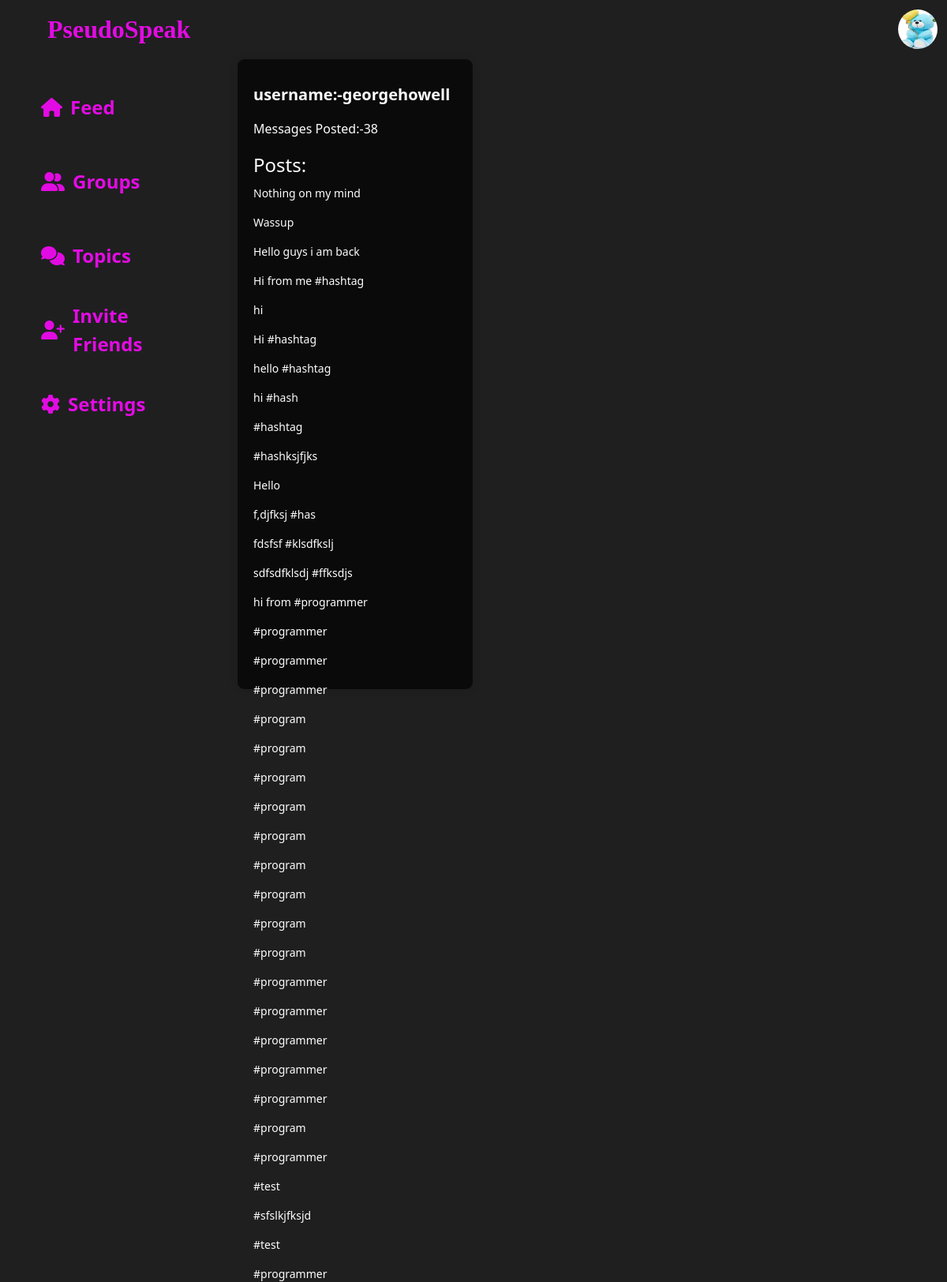
Page /dashboard/ (signed in) on the committed database.
### main/models.py (models this page shows, shortened)
class Profile(models.Model):
    user=models.OneToOneField(User,null=True,on_delete=models.CASCADE)
    profile_img=models.ImageField(null=True,blank=True,upload_to='images/')

class TrendingMessage(models.Model):
    user=models.ForeignKey(User,null=True,on_delete=models.CASCADE)
    content=models.TextField()
    hashtags=models.ManyToManyField('Hashtag')
    date_added = models.DateTimeField(auto_now_add=True,null=True)
    parent_message = models.ForeignKey('self', null=True, blank=True, on_delete=models.CASCADE, related_name='replies')
    class Meta:
        ordering = ('-date_added',)

### main/views.py (the view)
# urls.py: path("dashboard/",views.dashboard,name="dashboard"),
def dashboard(request):
    user=request.user
    trendingmessages=TrendingMessage.objects.filter(user=user,parent_message=None).order_by("date_added")
    trendingmessagescount=len(trendingmessages)
    return render(request,'main/dashboard.html',{'trendingmessagescount':trendingmessagescount,'trendingmessages':trendingmessages})

### main/templates/main/dashboard.html (shortened to what this page needs)
{% load static %}
<!DOCTYPE html>
<html lang="en">
<head>
  <link href="https://cdn.jsdelivr.net/npm/bootstrap@5.3.1/dist/css/bootstrap.min.css" rel="stylesheet"
>
  <link rel="stylesheet" href="{% static 'main/css/index.css' %}">
</head>
<body>
<nav class="navbar navbar-expand-lg bg-body-tertiary">
  <div class="container-fluid">
    <a class="navbar-brand ms-5 nav-logo" href="#">PseudoSpeak</a>
    <div class="collapse navbar-collapse" id="navbarSupportedContent">
      {% if user.is_authenticated %}
        <img id="profile_img_navbar" src="{{ user.profile.profile_img.url}}" alt="" style="width: 50px;height: 50px;border-radius: 50%;">
      {% else %}
        <button class="btn signbtn me-4" type="submit">Sign in</button>
      {% endif %}
    </div>
  </div>
</nav>
<div class="container-fluid">
  <div class="row content-1">
    <div class="col-3 content-1a">
      <ul>
        <li class="active"><i class="fa-solid fa-house"></i>Feed</li>
        <li><i class="fa-solid fa-user-group"></i><a href="{% url 'rooms' %}">Groups</a></li>
        <li><i class="fa-solid fa-comments"></i>Topics</li>
        <li><i class="fa-solid fa-user-plus"></i>Invite Friends</li>
        <li><i class="fa-solid fa-gear"></i>Settings</li>
      </ul>
    </div>
    <div class="col-3 content-1b">
      <p>username:-{{user.username}}</p>
      <p>Messages Posted:-{{trendingmessagescount}}</p>
      <h3>Posts:</h3>
      {% for message in trendingmessages %}
      <p>{{message.content}}</p>
      {% endfor %}
    </div>
</div>
</body>
</html>

### main/static/main/css/index.css (style rules this page uses)
body { background: #1f1f20; color: white; overflow: hidden; }
.nav-logo { color: rgba(233, 11, 233, 0.973); font-size: xx-large; font-weight: bolder; font-family: serif; }
.navbar.bg-body-tertiary { background-color: transparent !important; color: white; }
.content-1 { height: 90vh; }
.content-1b { border: 1px solid #1f1f20; height: 100vh; }
.content-1a { border: 2px solid #1f1f20; height: 90vh; }
.content-1a ul li { list-style: none; margin: 30px 18px; font-size: x-large; font-weight: 600; border-radius: 30px; padding-left: 20px; padding-top: 5px; height: 8vh; background: none; }
.content-1a ul { list-style-type: none; padding: 0; }
.content-1a li { display: flex; align-items: center; color: rgba(233, 11, 233, 0.973); background-color: transparent; padding: 10px 15px; cursor: pointer; transition: background-color 0.2s ease; }
.content-1a i.fa-solid { font-size: 24px; margin-right: 10px; }
.content-1a li a { color: rgba(233, 11, 233, 0.973); text-decoration: none; }
.content-1b { background-color: #1f1f20; padding: 20px; border-radius: 10px; box-shadow: 0 0 10px rgba(0, 0, 0, 0.1); }
.content-1b p:first-child { font-size: 20px; font-weight: bold; color: #fffdfd; }
.content-1b p:nth-child(2) { font-size: 16px; color: #dbcece; }
.content-1b h3 { font-size: 24px; margin-top: 20px; color: #c2b0b0; }
.content-1b p { font-size: 14px; line-height: 1.5; margin-top: 10px; color: #ddc6c6; }

### rows in the picture
TrendingMessage: content "Nothing on my mind"
TrendingMessage: content "Wassup"
TrendingMessage: content "Hello guys i am back"
TrendingMessage: content "Hi from me #hashtag"
TrendingMessage: content "hi"
TrendingMessage: content "Hi #hashtag"
TrendingMessage: content "hello #hashtag"
TrendingMessage: content "hi #hash"
TrendingMessage: content "#hashtag"
TrendingMessage: content "#hashksjfjks"
TrendingMessage: content "Hello"
TrendingMessage: content "f,djfksj #has"
TrendingMessage: content "fdsfsf #klsdfkslj"
TrendingMessage: content "sdfsdfklsdj #ffksdjs"
TrendingMessage: content "hi from #programmer"
TrendingMessage: content "#programmer"
TrendingMessage: content "#programmer"
TrendingMessage: content "#programmer"
TrendingMessage: content "#program"
TrendingMessage: content "#program"
TrendingMessage: content "#program"
TrendingMessage: content "#program"
TrendingMessage: content "#program"
TrendingMessage: content "#program"
TrendingMessage: content "#program"
TrendingMessage: content "#program"
TrendingMessage: content "#program"
TrendingMessage: content "#programmer"
TrendingMessage: content "#programmer"
TrendingMessage: content "#programmer"
TrendingMessage: content "#programmer"
TrendingMessage: content "#programmer"
TrendingMessage: content "#program"
TrendingMessage: content "#programmer"
TrendingMessage: content "#test"
TrendingMessage: content "#sfslkjfksjd"
TrendingMessage: content "#test"
TrendingMessage: content "#programmer"

### other values in the picture
{{ user.username }} "georgehowell"
{{ trendingmessagescount }} "38"
